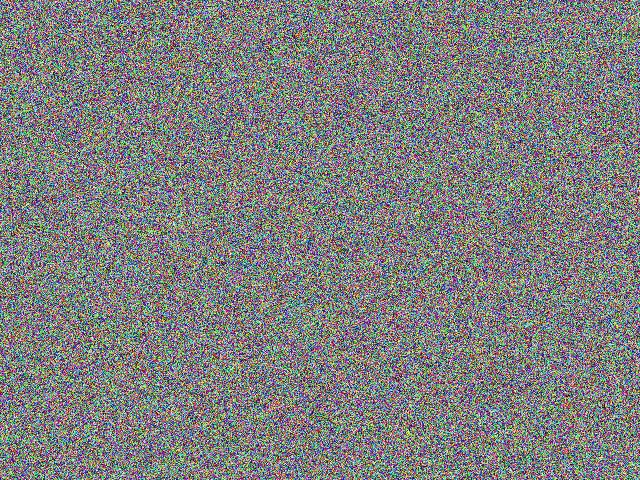
#> input picture test_image1.jpg, 640 x 480 px, found by its file name
$ python run_and_save.py   (older library calls are emulated)
#> lines starting #> are read from the running program, lines starting #| are printed output that depends on the picture
#> in run_annotated_validation, image is the input picture: shape (480, 640, 3); mean B, G, R 126.8, 127.1, 126.8
#| Loaded image size: (480, 640, 3)
### utils/preprocessing.py
import cv2
import numpy as np

def resize_image(image: np.ndarray, target_size: int = 1280) -> tuple[np.ndarray, float]:
    """
    Resizes the image preserving aspect ratio such that the longer side matches target_size.
    Returns:
        (resized_image, scale_factor)
    """
    h, w = image.shape[:2]
    scale = target_size / max(h, w)
    new_w = int(w * scale)
    new_h = int(h * scale)

    interp = cv2.INTER_CUBIC if scale > 1.0 else cv2.INTER_AREA
    resized = cv2.resize(image, (new_w, new_h), interpolation=interp)
    return resized, scale

def noise_reduction(image: np.ndarray) -> np.ndarray:
    """
    Applies bilateral filtering to reduce noise while preserving edges.
    """
    return cv2.bilateralFilter(image, d=9, sigmaColor=75, sigmaSpace=75)
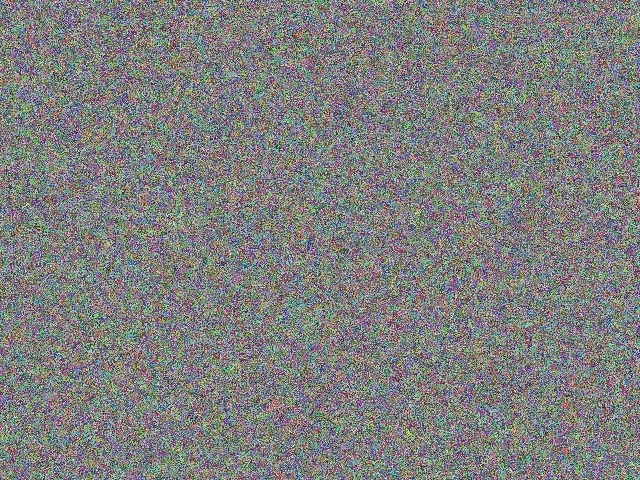
#> returned value: shape (480, 640, 3); mean of channels 0, 1, 2 126.8, 127.1, 126.9; drawn as B, G, R

# [16 lines left out: function contrast_enhancement, not called in this run]

def sharpen_image(image: np.ndarray) -> np.ndarray:
    """
    Applies a standard sharpening kernel to highlight edges of distant small objects.
    """
    kernel = np.array([[0, -1, 0],
                       [-1, 5, -1],
                       [0, -1, 0]], dtype=np.float32)
    return cv2.filter2D(image, -1, kernel)

def normalize_brightness(image: np.ndarray) -> np.ndarray:
    """
    Normalizes image brightness by min-max scaling of the L (lightness) channel in LAB space.
    """
    if len(image.shape) == 2:
        return cv2.normalize(image, None, alpha=0, beta=255, norm_type=cv2.NORM_MINMAX)

    lab = cv2.cvtColor(image, cv2.COLOR_BGR2LAB)
#> lab: shape (480, 640, 3); mean of channels 0, 1, 2 134.9, 128.2, 128.2
    l, a, b = cv2.split(lab)
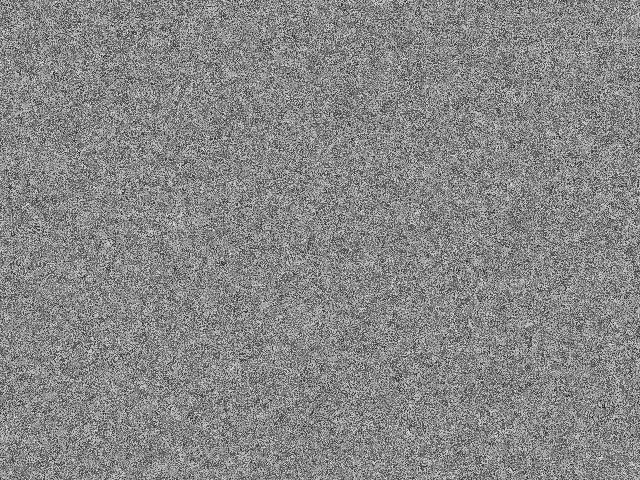
#> l: shape (480, 640); min 14, max 238, mean 134.9
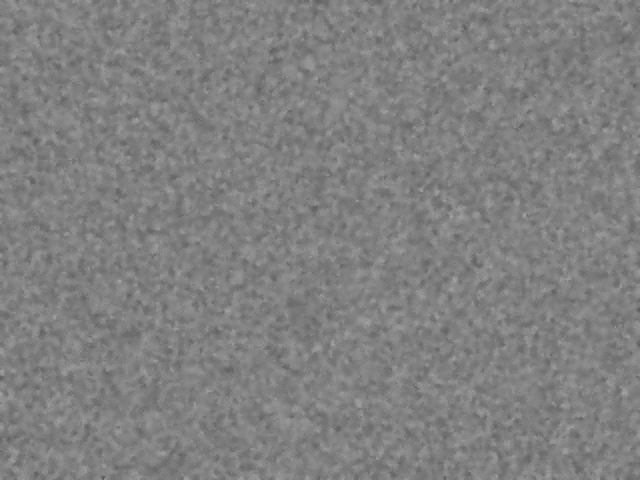
#> a: shape (480, 640); min 88, max 165, mean 128.2
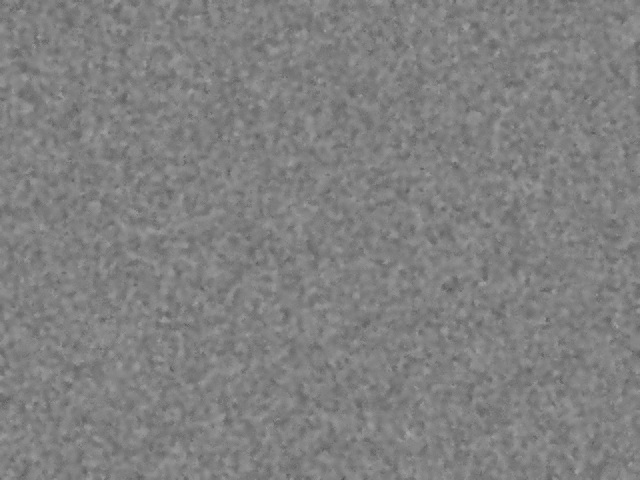
#> b: shape (480, 640); min 82, max 166, mean 128.2
    l_norm = cv2.normalize(l, None, alpha=0, beta=255, norm_type=cv2.NORM_MINMAX)
    normalized_lab = cv2.merge((l_norm, a, b))
#> normalized_lab: shape (480, 640, 3); mean of channels 0, 1, 2 137.6, 128.2, 128.2
    return cv2.cvtColor(normalized_lab, cv2.COLOR_LAB2BGR)

def normalize_image(image: np.ndarray) -> np.ndarray:
    """
    Normalizes image pixel values to 0.0 - 1.0 range.
    """
    return image.astype(np.float32) / 255.0

def adaptive_preprocess(image: np.ndarray, target_size: int = 1280, is_crowded: bool = True) -> tuple[np.ndarray, float]:
    """
    Full adaptive preprocessing pipeline optimizing images for crowded scenarios.
    Steps:
      1. Noise reduction (Edge preserving Bilateral filter)
      2. Brightness normalization
      3. Contrast enhancement via CLAHE
      4. Image sharpening (only if is_crowded is True to avoid ringing noise in simple scenes)
      5. Resizing to target high-resolution
      6. Normalization (to 0.0 - 1.0)
    """
    # 1. Noise reduction
    img_processed = noise_reduction(image)

    # 2. Brightness normalization
    img_processed = normalize_brightness(img_processed)

    # 3. Contrast enhancement (disabled by default to prevent structural false positives)
    # img_processed = contrast_enhancement(img_processed)

    # 4. Sharpening (conditionally applied to prevent artifact inflation in sparse scenes)
    if is_crowded:
        img_processed = sharpen_image(img_processed)
#> in sharpen_image, `return cv2.filter2D(image, -1, kernel)`:
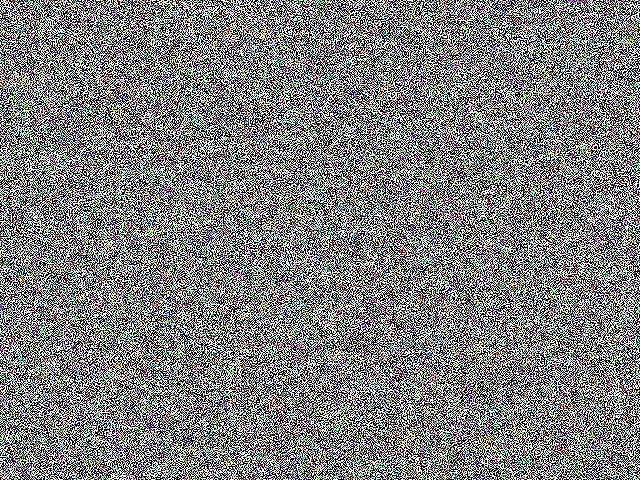
#> returned value: shape (480, 640, 3); mean of channels 0, 1, 2 128.2, 128.3, 128.3; drawn as B, G, R

    # 5. Resize
    resized_img, scale = resize_image(img_processed, target_size)
#> (the rest of the program and of its run is left out)
